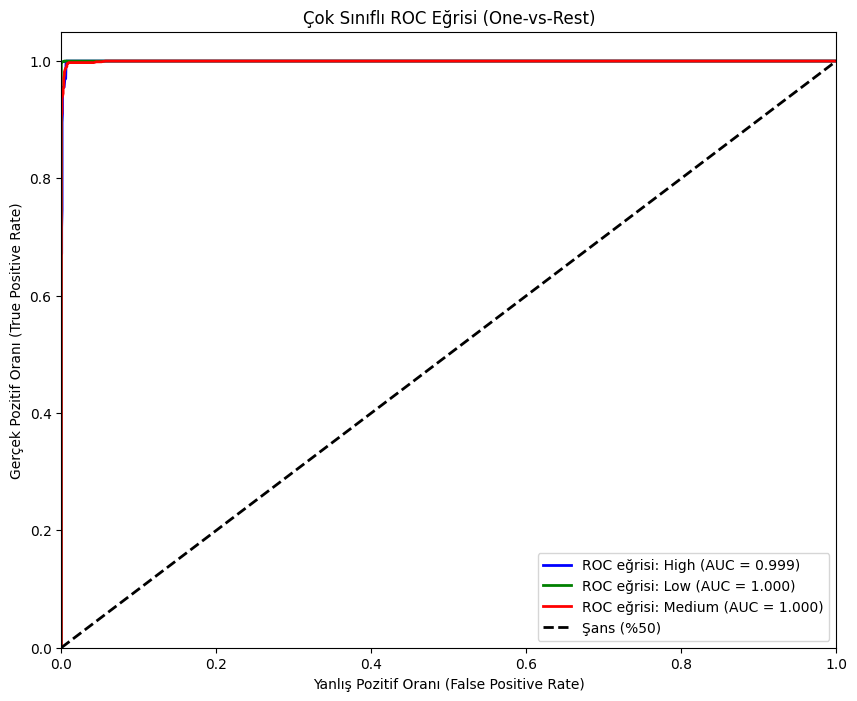

The script that saved this image:
import os
import pandas as pd
import numpy as np
import matplotlib
matplotlib.use('Agg')
import matplotlib.pyplot as plt
from sklearn.model_selection import train_test_split
from sklearn.metrics import roc_curve, auc
from sklearn.preprocessing import label_binarize
import joblib

def main():
    print("10. ROC Eğrisi (ROC Curve) Çizimi Başlıyor...")
    base_dir = os.path.dirname(os.path.dirname(os.path.dirname(os.path.abspath(__file__))))
    data_path = os.path.join(base_dir, 'data', 'irrigation_prediction.csv')
    model_path = os.path.join(base_dir, 'data', 'water_need_model.pkl')
    out_dir = os.path.join(base_dir, 'scripts', 'advanced_tests')

    df = pd.read_csv(data_path)
    model = joblib.load(model_path)

    y = df['Irrigation_Need']
    num_cols = ['Temperature_C', 'Humidity', 'Rainfall_mm', 'Wind_Speed_kmh', 'Soil_Moisture', 'Soil_pH']
    cat_cols = ['Crop_Type', 'Crop_Growth_Stage', 'Season', 'Mulching_Used', 'Soil_Type']
    X = df[num_cols + cat_cols]

    # Sınıfları binarize ediyoruz (One-vs-Rest için gerekli)
    classes = model.classes_
    y_bin = label_binarize(y, classes=classes)
    n_classes = y_bin.shape[1]

    X_train, X_test, y_train, y_test = train_test_split(X, y_bin, test_size=0.2, random_state=42, stratify=y)

    print("Tahmin olasılıkları (predict_proba) alınıyor...")
    y_score = model.predict_proba(X_test)

    # Her sınıf için ROC eğrisi ve AUC hesaplama
    fpr = dict()
    tpr = dict()
    roc_auc = dict()
    
    colors = ['blue', 'green', 'red']
    
    plt.figure(figsize=(10, 8))
    
    for i in range(n_classes):
        fpr[i], tpr[i], _ = roc_curve(y_test[:, i], y_score[:, i])
        roc_auc[i] = auc(fpr[i], tpr[i])
        
        plt.plot(fpr[i], tpr[i], color=colors[i], lw=2,
                 label=f'ROC eğrisi: {classes[i]} (AUC = %0.3f)' % roc_auc[i])

    # Şans çizgisi
    plt.plot([0, 1], [0, 1], 'k--', lw=2, label='Şans (%50)')
    
    plt.xlim([0.0, 1.0])
    plt.ylim([0.0, 1.05])
    plt.xlabel('Yanlış Pozitif Oranı (False Positive Rate)')
    plt.ylabel('Gerçek Pozitif Oranı (True Positive Rate)')
    plt.title('Çok Sınıflı ROC Eğrisi (One-vs-Rest)')
    plt.legend(loc="lower right")
    
    roc_path = os.path.join(out_dir, "10_roc_curve.png")
    plt.savefig(roc_path, bbox_inches='tight')
    plt.close()
    
    print(f"ROC Eğrisi {roc_path} olarak başarıyla kaydedildi.")

if __name__ == "__main__":
    main()
